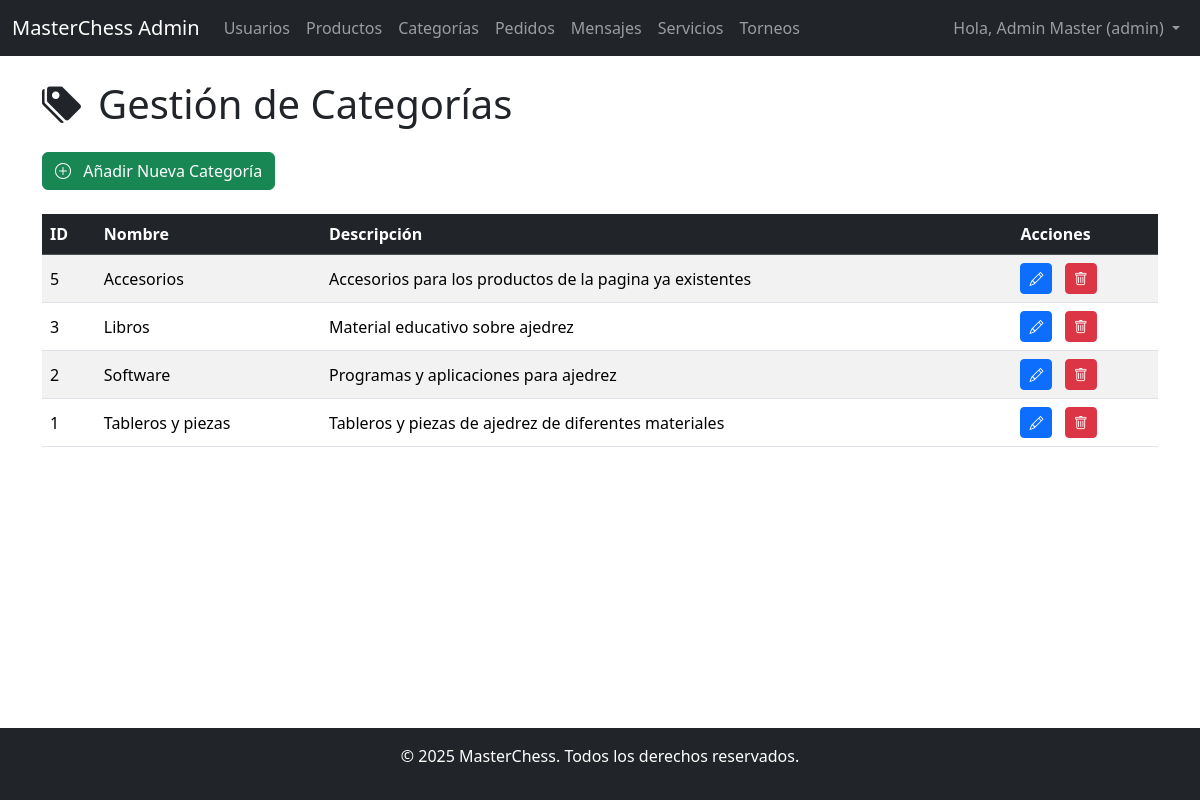
/admin/categorias.php (signed in), run on the app's committed database.
### tables this page shows
CREATE TABLE `categorias` (
  `id` int NOT NULL,
  `nombre` varchar(50) NOT NULL,
  `descripcion` text
);

### admin/categorias.php (the view, shortened to what this page needs)
<?php
require_once '../includes/header.php';
require_once '../config/db.php';
$categorias = [];
try {
    $stmt = $pdo->query("SELECT id, nombre, descripcion FROM categorias ORDER BY nombre ASC");
    $categorias = $stmt->fetchAll(PDO::FETCH_ASSOC);
} catch (PDOException $e) {
    $mensaje = "Error al cargar las categorías: " . $e->getMessage();
    $tipo_mensaje = "danger";
}
?>
<h1 class="mb-4"><i class="bi bi-tags-fill me-3"></i>Gestión de Categorías</h1>
<a href="categorias_crear.php" class="btn btn-success mb-4"><i class="bi bi-plus-circle me-2"></i> Añadir Nueva Categoría</a>
<div class="table-responsive">
    <table class="table table-striped table-hover align-middle">
        <thead class="table-dark">
            <tr>
                <th>ID</th>
                <th>Nombre</th>
                <th>Descripción</th>
                <th>Acciones</th>
            </tr>
        </thead>
        <tbody>
            <?php if (count($categorias) > 0): ?>
                <?php foreach ($categorias as $categoria): ?>
                    <tr>
                        <td><?php echo htmlspecialchars($categoria['id']); ?></td>
                        <td><?php echo htmlspecialchars($categoria['nombre']); ?></td>
                        <td><?php echo htmlspecialchars($categoria['descripcion']); ?></td>
                        <td>
                            <a href="categorias_editar.php?id=<?php echo $categoria['id']; ?>" class="btn btn-sm btn-primary me-2" title="Editar"><i class="bi bi-pencil"></i></a>
                            <a href="categorias.php?action=delete&id=<?php echo $categoria['id']; ?>" class="btn btn-sm btn-danger" onclick="return confirm('¿Estás seguro de que quieres eliminar esta categoría? Esto eliminará también los productos asociados a ella si la FK es CASCADE.');" title="Eliminar"><i class="bi bi-trash"></i></a>
                        </td>
                    </tr>
                <?php endforeach; ?>
            <?php else: ?>
                <tr>
                    <td colspan="4" class="text-center">No hay categorías registradas.</td>
                </tr>
            <?php endif; ?>
        </tbody>
    </table>
</div>
<?php
require_once '../includes/footer.php';
?>

### css/style.css (style rules this page uses)
body { padding-top: 0; padding-bottom: 0; margin: 0; }
.table-responsive { overflow-x: auto; }

### data on the page
categorias: id "5", nombre "Accesorios", descripcion "Accesorios para los productos de la pagina ya existentes"
categorias: id "3", nombre "Libros", descripcion "Material educativo sobre ajedrez"
categorias: id "2", nombre "Software", descripcion "Programas y aplicaciones para ajedrez"
categorias: id "1", nombre "Tableros y piezas", descripcion "Tableros y piezas de ajedrez de diferentes materiales"

### other printed values
$_SESSION['usuario_nombre'] "Admin Master"
$_SESSION['usuario_rol'] "admin"
